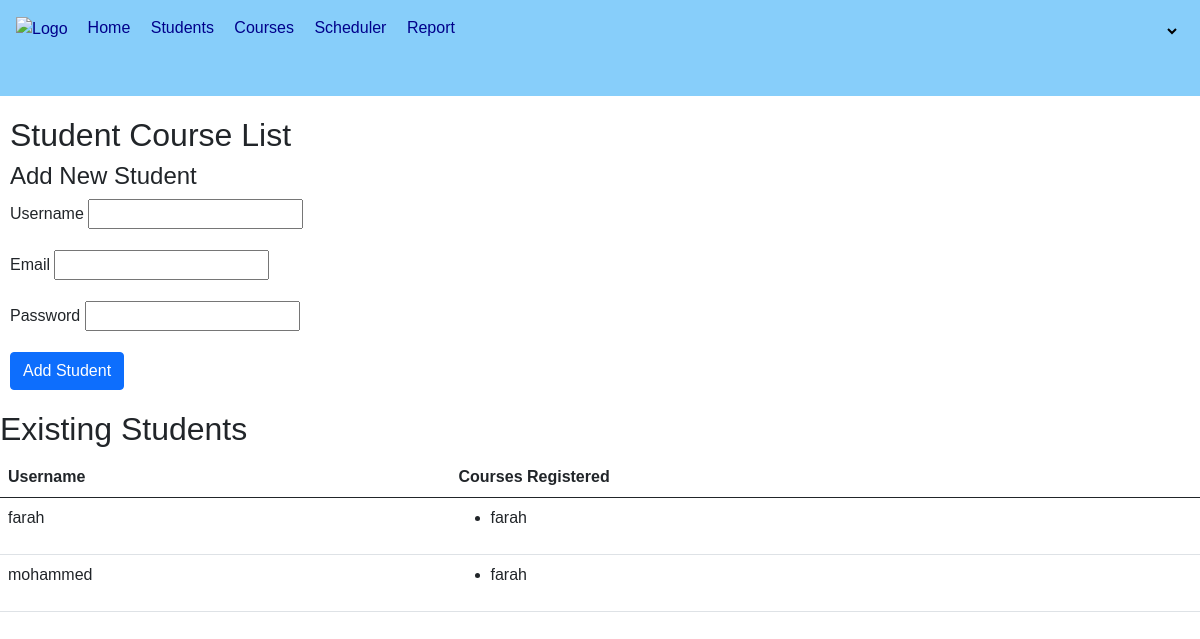
Page /student_course_list/ (signed in) on the earlier database version.
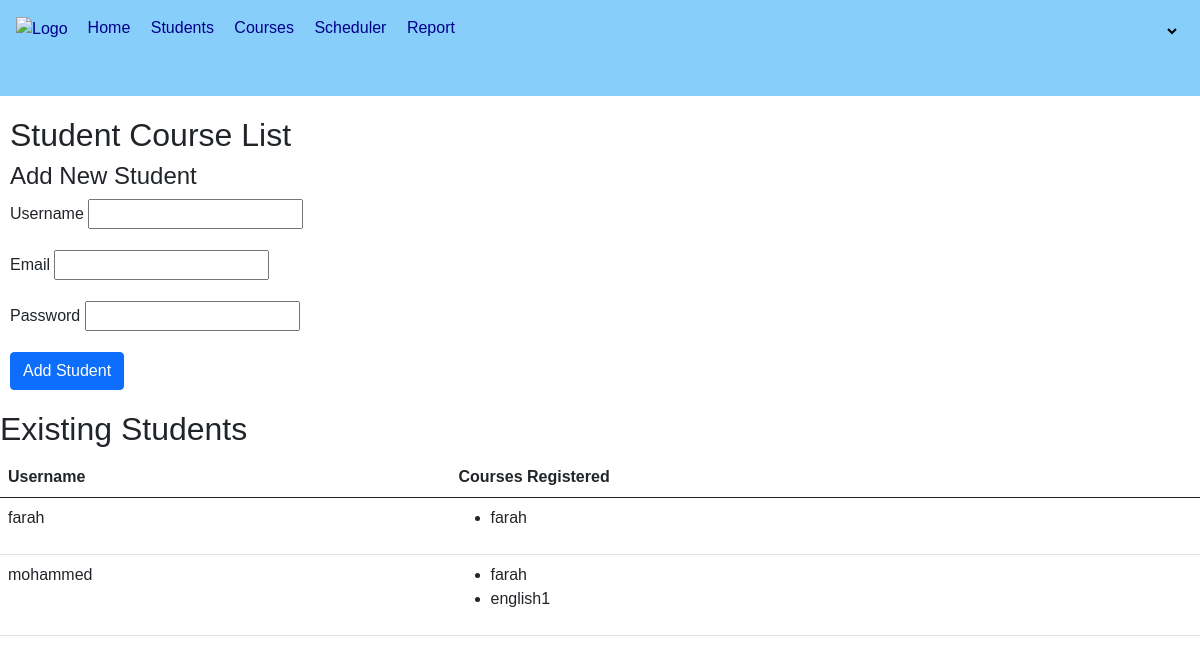
Same page on the later database version.
### courses/models.py (models this page shows, shortened)
class Student(models.Model):
    id = models.AutoField(primary_key=True, unique=True)
    user = models.ForeignKey(User, on_delete=models.CASCADE)
    class Meta:
        indexes = [
            models.Index(fields=['user']),
        ]

class StudentRegistration(models.Model):
    student = models.ForeignKey(Student, on_delete=models.SET_NULL, null=True)
    course = models.ForeignKey(Course, on_delete=models.SET_NULL, null=True, related_name='registrations')
    completed = models.BooleanField(default=False)
    objects = StudentRegistrationManager()
    class Meta:
        unique_together = ('student', 'course')

class Course(models.Model):
    code = models.CharField(max_length=90, unique=True, primary_key=True)
    name = models.CharField(max_length=100, null=True)
    description = models.TextField(null=True)
    instructor = models.CharField(max_length=100, null=True)
    scheduled = models.ForeignKey(CourseSchedule, on_delete=models.PROTECT, related_name='courses')
    prerequisites = models.ManyToManyField('self', blank=True, symmetrical=False)
    capacity = models.IntegerField(null=True)
    students = models.ManyToManyField(Student, related_name='courses')
    class Meta:
        indexes = [
            models.Index(fields=['code']),
        ]

### courses/views.py (the view)
# urls.py: path('student_course_list/', views.student_course_list, name='student_course_list'),
@login_required
def student_course_list(request):
    if not request.user.is_superuser:
        raise PermissionDenied
    students = Student.objects.all()
    if request.method == "POST":
        form = StudentForm(request.POST)
        if form.is_valid():
            user = User.objects.create_user(
                username=form.cleaned_data['username'],
                email=form.cleaned_data['email'],
                password=form.cleaned_data['password']
            )
            Student.objects.create(user=user)
            return redirect('student_course_list')
    else:
        form = StudentForm()
    return render(request, 'courses/Admin/student_course_list.html', {'students': students, 'form': form})

### courses/forms.py
class StudentForm(forms.ModelForm):
    password = forms.CharField(widget=forms.PasswordInput)
    class Meta:
        model = User
        fields = ['username', "email", 'password']

### courses/templates/courses/Admin/student_course_list.html (shortened to what this page needs)
{% extends "courses/Admin/mainadmin.html" %}
{% load static %}
{% block content %}
<h2 style="margin-top: 20px; margin-left: 10px;">Student Course List</h2>
<h4 style="margin-left: 10px;">Add New Student</h4>
<form method="POST" action="">
    <div class="mb-3">
        <label style=" margin-left: 10px;" for="{{ form.username.id_for_label }}" class="form-label">Username</label>
        {{ form.username }}
    </div>
    <div class="mb-3">
        <label style=" margin-left: 10px;" for="{{ form.email.id_for_label }}" class="form-label">Email</label>
        {{ form.email }}
    </div>
    <div class="mb-3">
        <label style=" margin-left: 10px;" for="{{ form.password.id_for_label }}" class="form-label">Password</label>
        {{ form.password }}
    </div>
    <button style=" margin-left: 10px; margin-bottom: 20px;" type="submit" class="btn btn-primary">Add Student</button>
</form>
<h2>Existing Students</h2>
<table class="table">
    <thead>
        <tr>
            <th>Username</th>
            <th>Courses Registered</th>
        </tr>
    </thead>
    <tbody>
        {% for student in students %}
            <tr>
                <td>{{ student.user.username }}</td>
                <td>
                    <ul>
                        {% for registration in student.studentregistration_set.all %}
                            <li>{{ registration.course.name }}</li>
                        {% endfor %}
                    </ul>
                </td>
            </tr>
        {% endfor %}
    </tbody>
</table>
{% endblock content %}

Differences in the rows shown:
added StudentRegistration: course.name "english1", shown under Student "mohammed"
